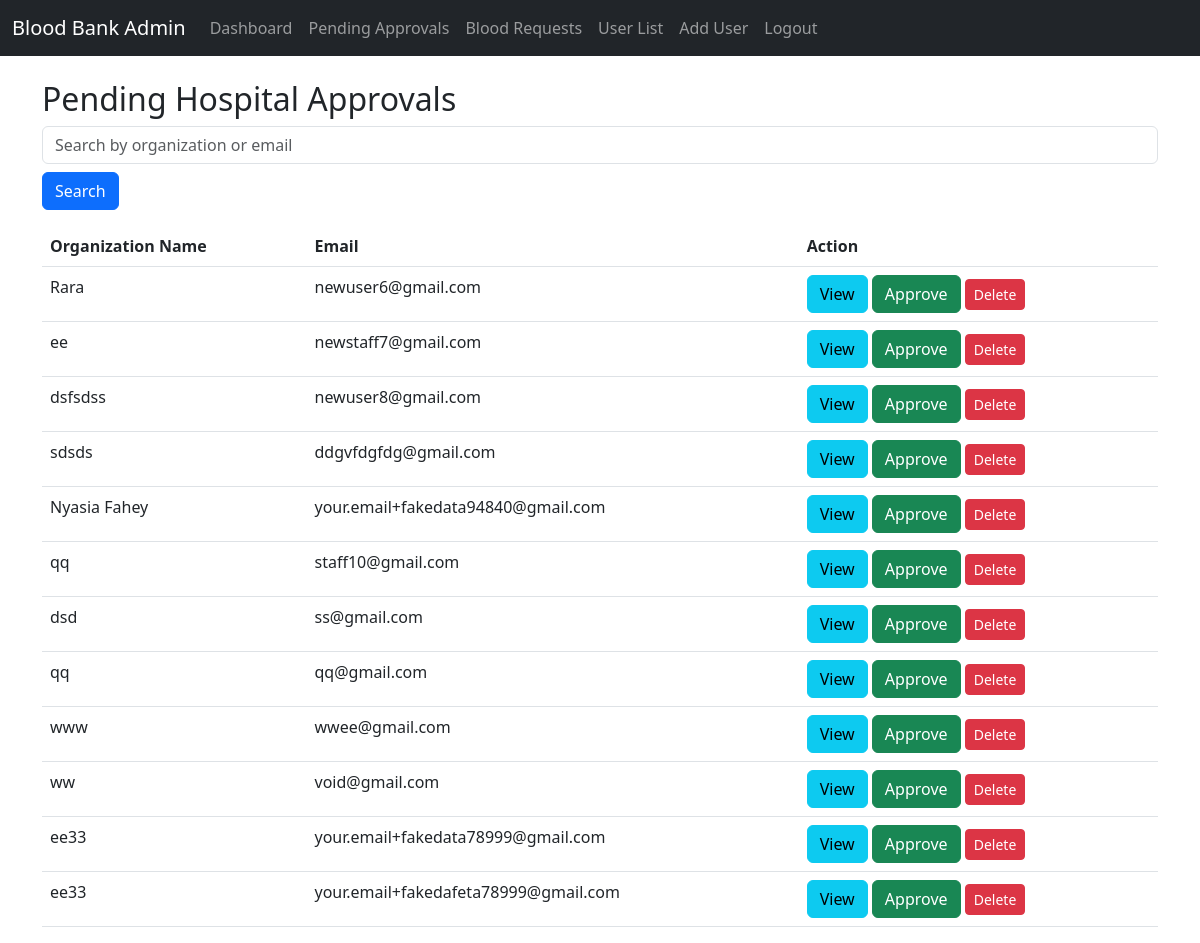
Before: /pending-hospitals/ (signed in) with the older database file.
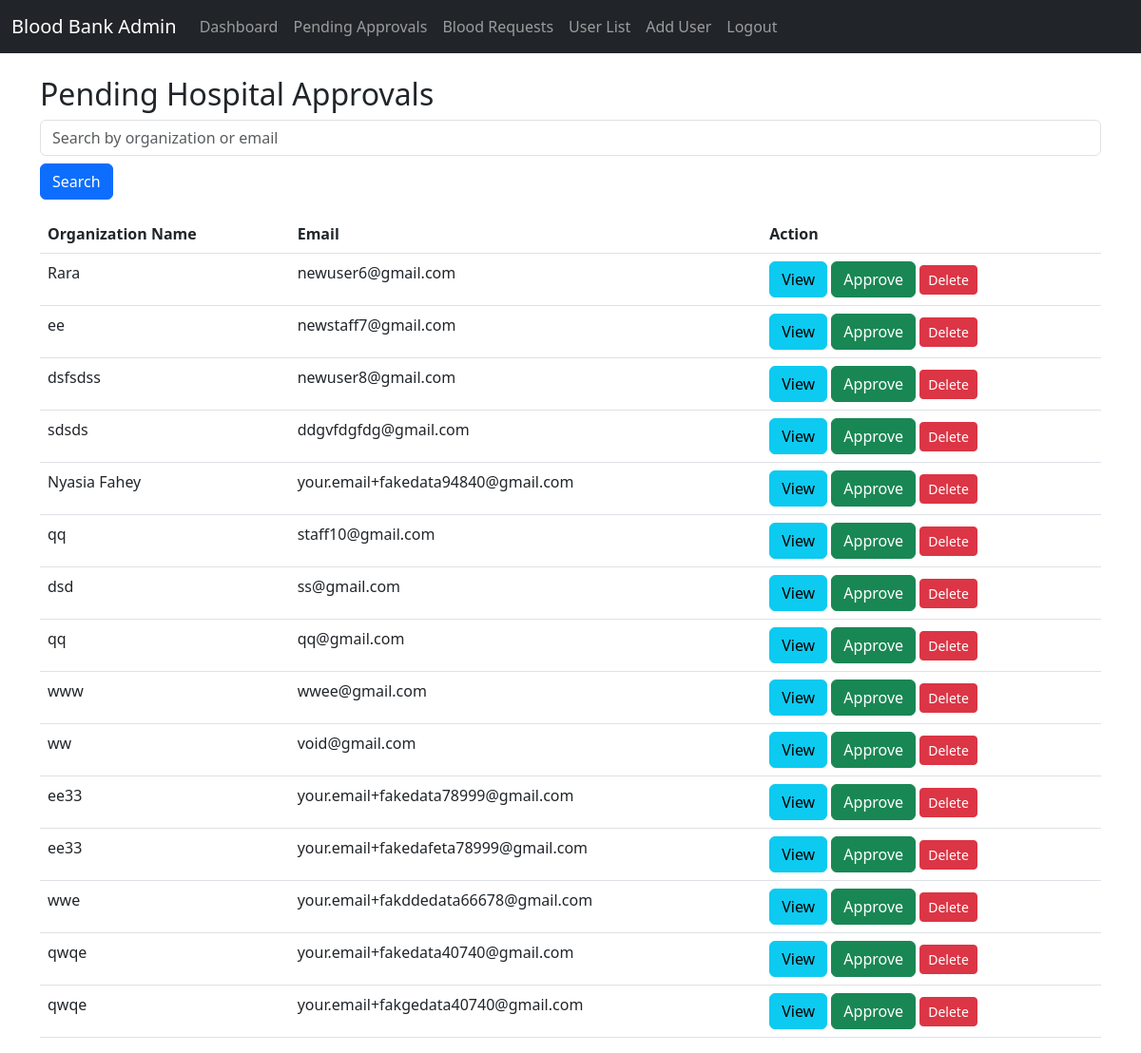
After: the same page with the newer database file.
### myapp/models.py (models this page shows, shortened)
class CustomUser(AbstractUser):
    USER_TYPE = (("1", "Admin"), ("2", "Hospital"), ("3", "User"))
    GENDER = [("M", "Male"), ("F", "Female"),("O","Other")]
    BLOOD_GROUPS = (
    ('A+', 'A+'),
    ('A-', 'A-'),
    ('B+', 'B+'),
    ('B-', 'B-'),
    ('AB+', 'AB+'),
    ('AB-', 'AB-'),
    ('O+', 'O+'),
    ('O-', 'O-'),
    )
    first_name = models.CharField(max_length=15,null=True,blank=True,default='N/A')
    last_name = models.CharField(max_length=15,null=True,blank=True,default='N/A')
    username = None  # Removed username, using email instead
    email = models.EmailField(unique=True)
    is_approved = models.BooleanField(default=False)  # New field for staff approval
    user_type = models.CharField(default=3, choices=USER_TYPE, max_length=3)
    gender = models.CharField(max_length=1, choices=GENDER,null=True,blank=True)
    profile_pic = models.ImageField(null=True, blank=True)
    dob = models.DateField(null=True, blank=True)
    blood_group = models.CharField(max_length=4, choices=BLOOD_GROUPS,null=True,blank=True)
    contact_number = models.CharField(max_length=15, null=True, blank=True)
    identity = models.ImageField(null=True,blank=True)
    organization_name = models.CharField(max_length=80, null=True,blank=True)
    address = models.TextField(null=True,blank=True)
    fcm_token = models.TextField(default="")  # For firebase notifications
    created_at = models.DateTimeField(auto_now_add=True)
    updated_at = models.DateTimeField(auto_now=True)
    age = models.IntegerField(null=True, blank=True)  # Store age directly in the database, for user_type 3 only
    USERNAME_FIELD = "email"
    REQUIRED_FIELDS = []
    objects = CustomUserManager()

### myapp/views.py (the view)
# urls.py: path("pending-hospitals/", views.pending_hospitals, name="pending_hospitals"),
@login_required
@user_passes_test(is_admin)
def pending_hospitals(request):
    query = request.GET.get('q', '')  # Get search query
    hospitals = CustomUser.objects.filter(user_type="2", is_approved=False)
    if query:
        hospitals = hospitals.filter(
            Q(organization_name__icontains=query) | Q(email__icontains=query)
        )
    return render(request, "admin/pending_hospitals.html", {"hospitals": hospitals, "query": query})

### myapp/views.py (called while the page is built)
def is_admin(user):
    return user.is_authenticated and user.user_type == "1"

### myapp/templates/admin/pending_hospitals.html
{% extends 'admin/admin_base.html' %}
{% block content %}
    <h2>Pending Hospital Approvals</h2>
    <form method="GET" action="{% url 'pending_hospitals' %}" class="mb-3">
        <input type="text" name="q" value="{{ query }}" class="form-control" placeholder="Search by organization or email">
        <button type="submit" class="btn btn-primary mt-2">Search</button>
    </form>
    <table class="table">
        <thead>
            <tr>
                <th>Organization Name</th>
                <th>Email</th>
                <th>Action</th>
            </tr>
        </thead>
        <tbody>
            {% for hospital in hospitals %}
            <tr>
                <td>{{ hospital.organization_name }}</td>
                <td>{{ hospital.email }}</td>
                <td>
                    <a href="{% url 'user_detail' hospital.id %}?from_pending=True" class="btn btn-info">View</a>
                    <a href="{% url 'approve_hospital' hospital.id %}" class="btn btn-success">Approve</a>
                    <a href="{% url 'user_delete' hospital.id %}" class="btn btn-danger btn-sm">Delete</a>
                </td>
            </tr>
            {% endfor %}
        </tbody>
    </table>
{% endblock %}

Changed rows visible on the page:
added CustomUser: organization_name "wwe", email "your.email+fakddedata66678@gmail.com"
added CustomUser: organization_name "qwqe", email "your.email+fakedata40740@gmail.com"
added CustomUser: organization_name "qwqe", email "your.email+fakgedata40740@gmail.com"
